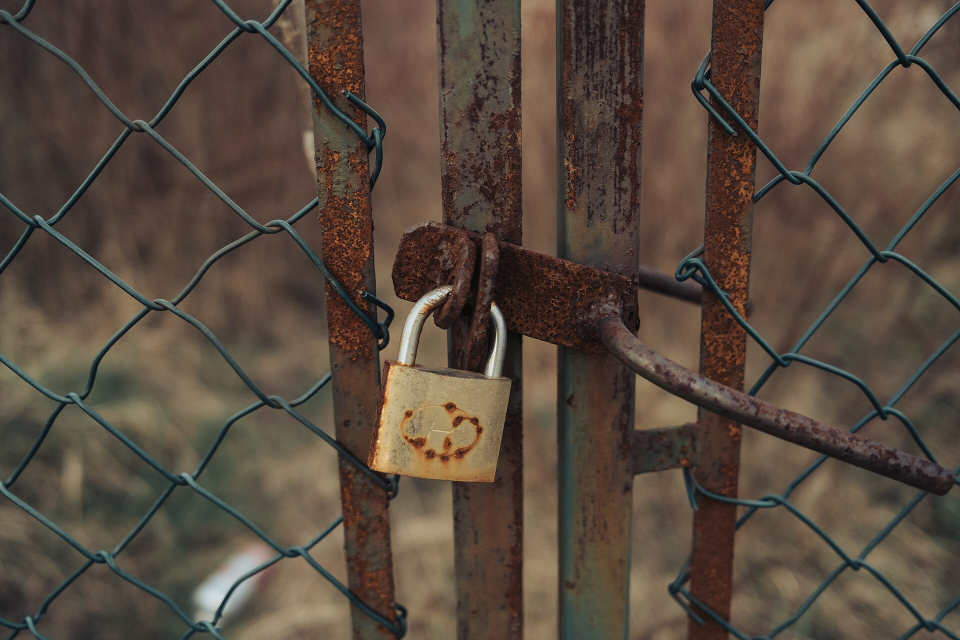
#> input picture motion-eleicao/assets/acervo/cadeado.jpg, 1920 x 1280 px (shown at 1/2 size)
$ python -i reticula.py   (imports and definitions only)
#> lines starting #> are read from the running program, lines starting #| are printed output that depends on the picture; after the words box and inside, x2 and y2 are one past the last pixel; in counts of white or black regions, pixels touching at a corner belong together
#> further down, picture is the input picture: PIL image 1920x1280 RGB; mean R, G, B 88.1, 73.9, 62.3
# Trata as fotos em código, sem IA: retícula de jornal, recorte de fundo branco, borda de papel.
#   branca : pontos claros sobre transparente (estilos "pesquise" e "dados", fundo preto)
#   jornal : pontos de tinta sobre papel creme, com borda branca de recorte
#   pb     : preto e branco contrastado com grão, pra polaroide (estilo "dossie")
#   vhs    : só redimensiona; o visual de fita é feito no CSS (estilo "vhs")
#   pixel  : foto pequena com poucas cores, ampliada sem suavizar na tela (estilo "pixel")
# uso: python3 scripts/reticula.py foto.jpg saida.png --modo jornal --largura 900
import argparse, math
import numpy as np
from PIL import Image, ImageDraw, ImageFilter, ImageOps

CELULA = 8  # px por ponto no tamanho final


# [5 lines left out: function fundo_branco, not called in this run]


def mascara_fundo(im):
    """transparente onde o fundo claro encosta na borda (preenchimento a partir das bordas)"""
    c = np.array(im.convert("RGB")).astype(np.int16)
    borda = np.concatenate([c[0], c[-1], c[:, 0], c[:, -1]])
    claro = np.abs(c - np.median(borda, axis=0)).max(axis=2) < 26
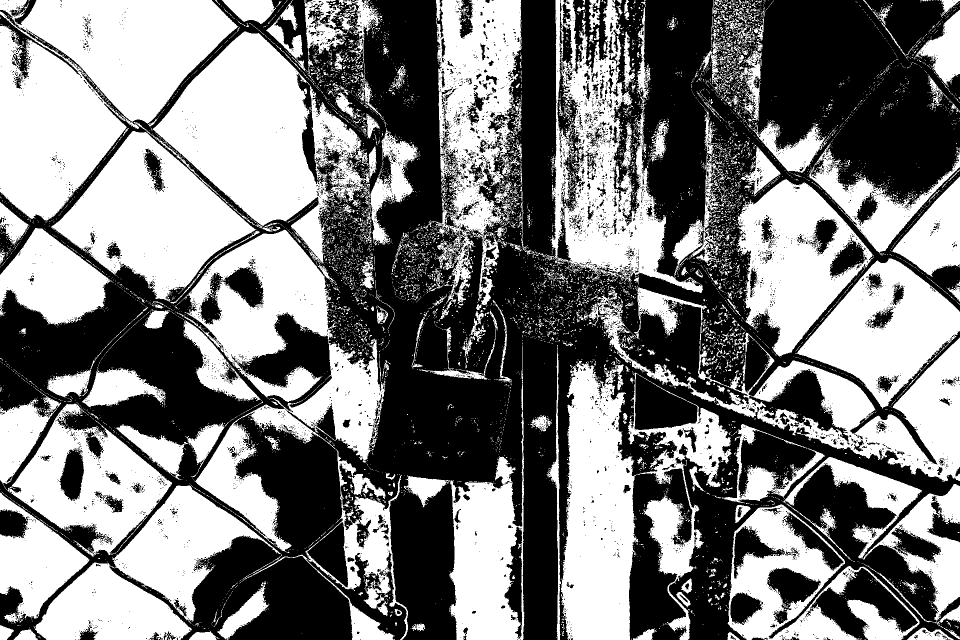
#> claro: shape (1280, 1920) bool (shown at 1/2 size); 49.5% white; 9405 white regions (8845 under 20 px), largest, box (x1, y1, x2, y2) and area: (0, 0, 476, 442) 123910, (354, 459, 816, 1280) 107244, (305, 63, 739, 527) 90764
    h, w = claro.shape
#> h = 1280; w = 1920
    vis = np.zeros_like(claro)
    pilha = [(0, x) for x in range(0, w, 7)] + [(h - 1, x) for x in range(0, w, 7)] + [(y, 0) for y in range(0, h, 7)] + [(y, w - 1) for y in range(0, h, 7)]
    while pilha:
        y, x = pilha.pop()
        if y < 0 or x < 0 or y >= h or x >= w or vis[y, x] or not claro[y, x]: continue
        vis[y, x] = True
        pilha += [(y + 1, x), (y - 1, x), (y, x + 1), (y, x - 1)]
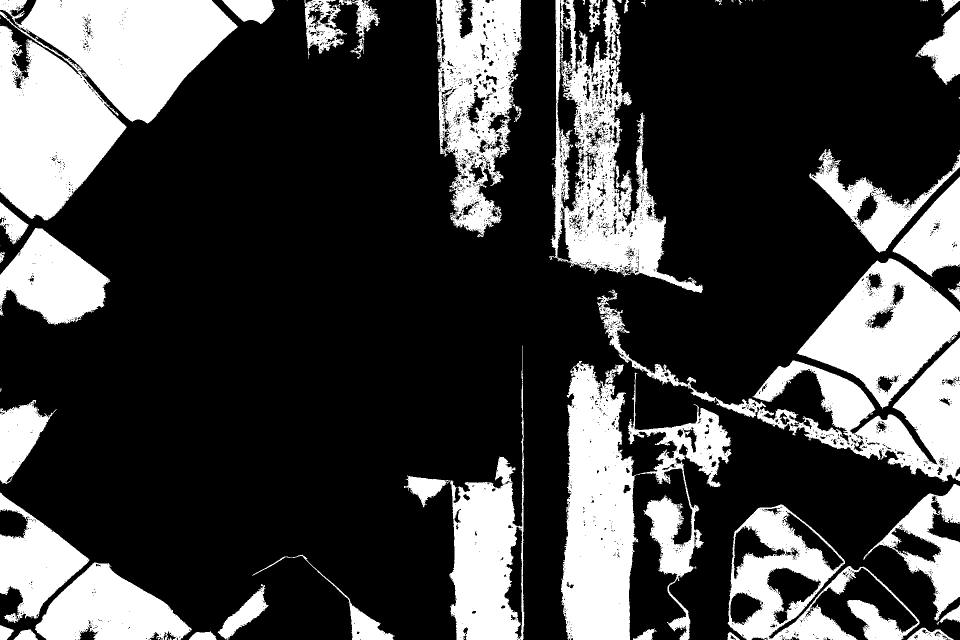
#> vis: shape (1280, 1920) bool (shown at 1/2 size); 26.9% white; 60 white regions (18 under 20 px), largest, box (x1, y1, x2, y2) and area: (0, 0, 476, 441) 123273, (1122, 722, 1463, 1280) 87483, (1098, 0, 1406, 586) 58769
#> after the loop, pilha = []
    obj = ~vis
    # tira pedacinhos soltos: fica só o que for maior que 3% do maior pedaço (busca numa versão reduzida)
    pq = np.array(Image.fromarray((obj * 255).astype(np.uint8)).resize((max(1, w // 4), max(1, h // 4)), Image.NEAREST)) > 0
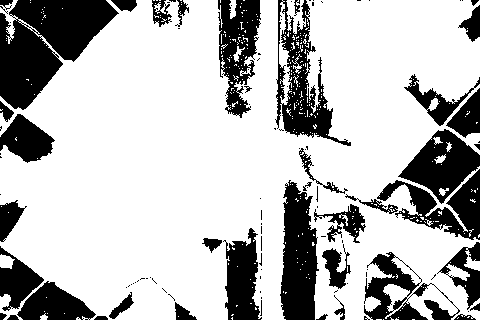
#> pq: shape (320, 480) bool; 73.1% white; 107 black regions (67 under 20 px), largest, box (x1, y1, x2, y2) and area: (0, 0, 119, 110) 7600, (280, 180, 319, 320) 3989, (275, 0, 351, 146) 3677
    rot = np.zeros(pq.shape, np.int32); tam = [0]
    for sy, sx in zip(*np.nonzero(pq)):
        if rot[sy, sx]: continue
        tam.append(0); k = len(tam) - 1; fila = [(sy, sx)]; rot[sy, sx] = k
        while fila:
            y, x = fila.pop(); tam[k] += 1
            for yy, xx in ((y + 1, x), (y - 1, x), (y, x + 1), (y, x - 1)):
                if 0 <= yy < pq.shape[0] and 0 <= xx < pq.shape[1] and pq[yy, xx] and not rot[yy, xx]:
                    rot[yy, xx] = k; fila.append((yy, xx))
#> this loop made 112222 passes
#> sx on passes 2 to 4: 14, 15, 16
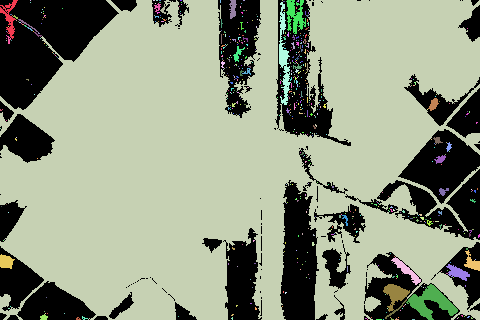
#> rot: shape (320, 480) int32; 636 distinct labels, from 0 to 635; one colour per label, 0 black
#> after the loop, tam = 636 values, max 107216 at index 3, min 0 at index 0, mean 176.4
    if len(tam) > 1:
        bons = [k for k in range(1, len(tam)) if tam[k] >= 0.03 * max(tam)]
#> bons = [3]
        manter = np.array(Image.fromarray(np.isin(rot, bons).astype(np.uint8) * 255).resize((w, h), Image.NEAREST).filter(ImageFilter.MaxFilter(9))) > 0
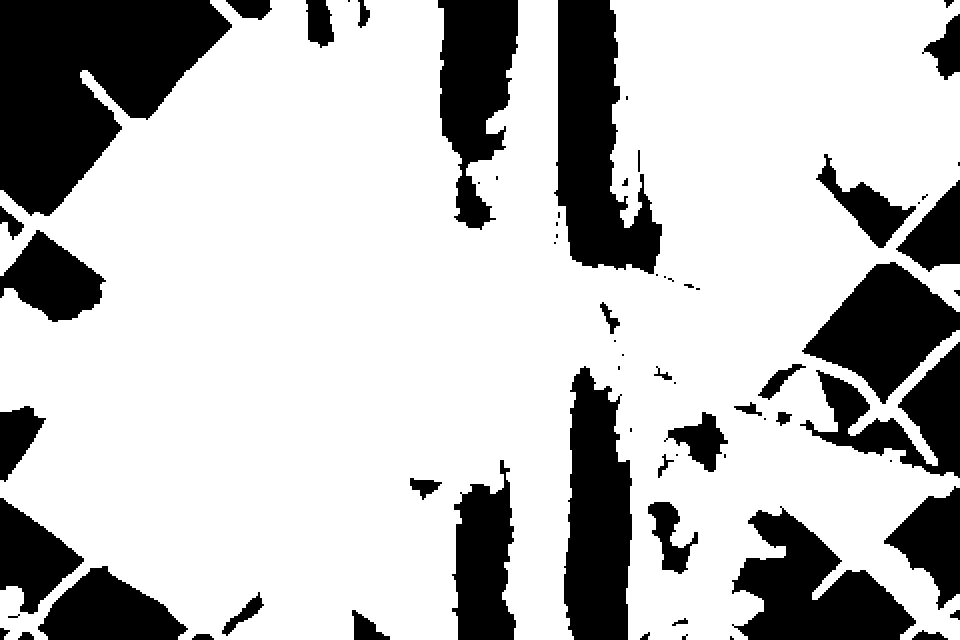
#> manter: shape (1280, 1920) bool (shown at 1/2 size); 74.5% white; 70 black regions (12 under 20 px), largest, box (x1, y1, x2, y2) and area: (0, 0, 464, 432) 123264, (1108, 0, 1324, 548) 68208, (1128, 732, 1264, 1280) 57824
        obj &= manter
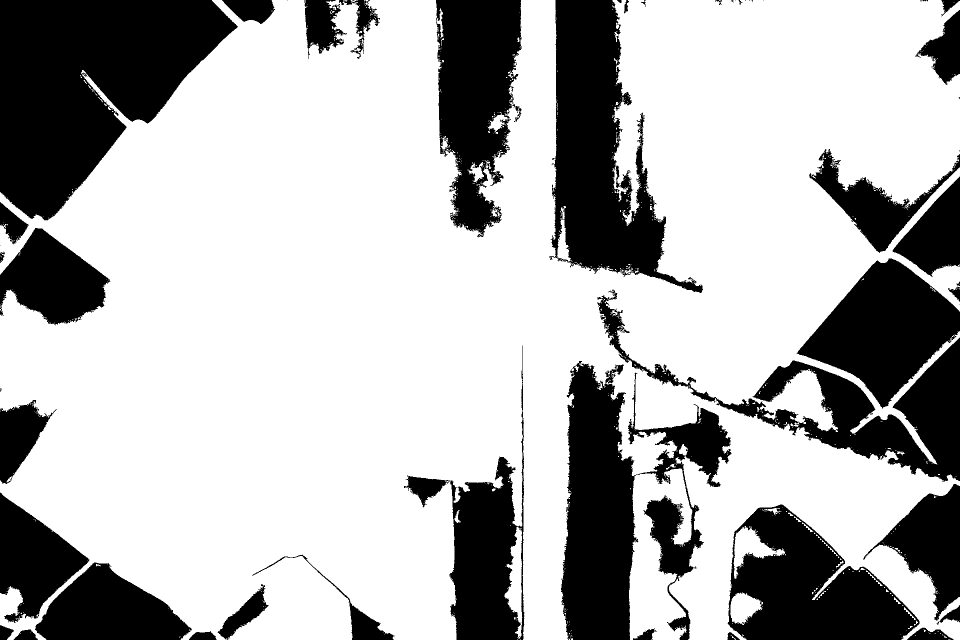
#> obj: shape (1280, 1920) bool (shown at 1/2 size); 69.9% white; 52 black regions (13 under 20 px), largest, box (x1, y1, x2, y2) and area: (0, 0, 476, 441) 129270, (1122, 722, 1463, 1280) 89361, (1098, 0, 1406, 586) 81242
    return Image.fromarray(np.where(obj, 255, 0).astype(np.uint8)).filter(ImageFilter.MinFilter(5)).filter(ImageFilter.GaussianBlur(1.5))
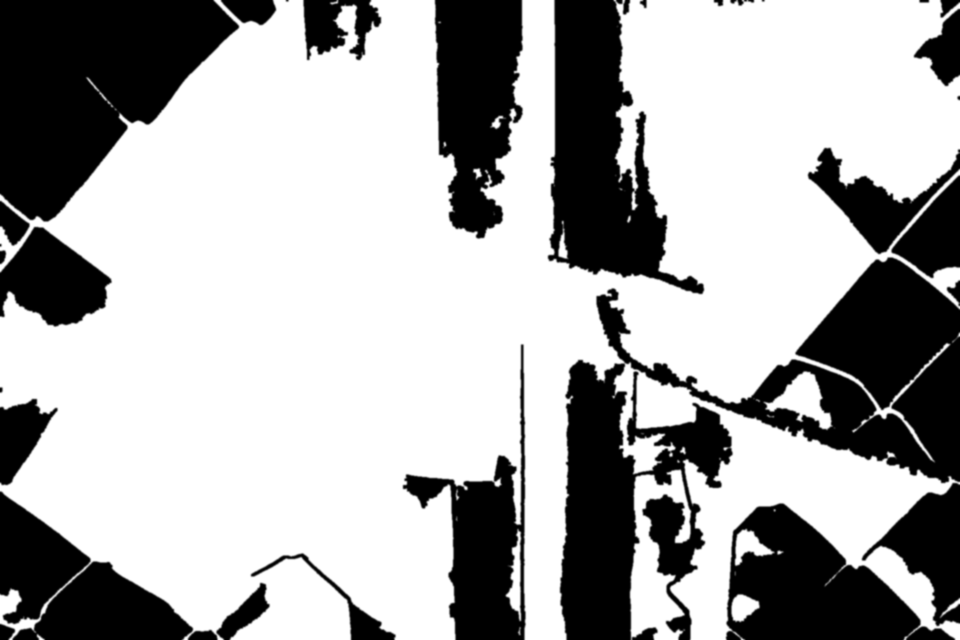
#> returned value: PIL image 1920x1280 L (shown at 1/2 size); min 0, max 255, mean 169.8


# [84 lines left out: functions borda_rasgada, pontos, tratar, not called in this run]


# [7 lines not run here, left out]

>>> from PIL import Image
>>> picture = Image.open('../assets/acervo/cadeado.jpg')
>>> result = mascara_fundo(picture)
